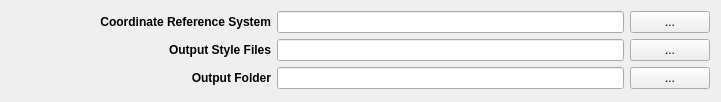
  <widget class="QWidget" name="layoutWidget">
   <property name="geometry">
    <rect>
     <x>20</x>
     <y>390</y>
     <width>721</width>
     <height>102</height>
    </rect>
   </property>
   <layout class="QGridLayout" name="gridLayout" columnstretch="3,4,0">
    <item row="0" column="0">
     <widget class="QLabel" name="label_37">
      <property name="font">
       <font>
        <pointsize>9</pointsize>
       </font>
      </property>
      <property name="toolTip">
       <string>&lt;html&gt;&lt;head/&gt;&lt;body&gt;&lt;p&gt;Spatial coordnate reference system ID (ie. 4326)&lt;/p&gt;&lt;/body&gt;&lt;/html&gt;</string>
      </property>
      <property name="whatsThis">
       <string>&lt;html&gt;&lt;head/&gt;&lt;body&gt;&lt;p&gt;Spatial coordnate reference system ID (ie. 4326)&lt;/p&gt;&lt;/body&gt;&lt;/html&gt;</string>
      </property>
      <property name="text">
       <string>&lt;html&gt;&lt;head/&gt;&lt;body&gt;&lt;p align=&quot;right&quot;&gt;&lt;span style=&quot; font-weight:600;&quot;&gt;Coordinate Reference System&lt;/span&gt;&lt;/p&gt;&lt;/body&gt;&lt;/html&gt;</string>
      </property>
      <property name="wordWrap">
       <bool>true</bool>
      </property>
     </widget>
    </item>
    <item row="0" column="1">
     <widget class="QLineEdit" name="crs">
      <property name="text">
       <string/>
      </property>
      <property name="readOnly">
       <bool>true</bool>
      </property>
     </widget>
    </item>
    <item row="0" column="2">
     <widget class="QPushButton" name="crs_button">
      <property name="text">
       <string>...</string>
      </property>
     </widget>
    </item>
    <item row="1" column="0">
     <widget class="QLabel" name="label_39">
      <property name="minimumSize">
       <size>
        <width>61</width>
        <height>16</height>
       </size>
      </property>
      <property name="font">
       <font>
        <pointsize>9</pointsize>
       </font>
      </property>
      <property name="toolTip">
       <string>&lt;html&gt;&lt;head/&gt;&lt;body&gt;&lt;p&gt;List of QGis Style Files to use for output&lt;/p&gt;&lt;/body&gt;&lt;/html&gt;</string>
      </property>
      <property name="whatsThis">
       <string>&lt;html&gt;&lt;head/&gt;&lt;body&gt;&lt;p&gt;Load custom user-defined style files for the output.&lt;/p&gt;&lt;/body&gt;&lt;/html&gt;</string>
      </property>
      <property name="text">
       <string>&lt;html&gt;&lt;head/&gt;&lt;body&gt;&lt;p align=&quot;right&quot;&gt;&lt;span style=&quot; font-weight:600;&quot;&gt;Output Style Files&lt;/span&gt;&lt;/p&gt;&lt;/body&gt;&lt;/html&gt;</string>
      </property>
     </widget>
    </item>
    <item row="1" column="1">
     <widget class="QLineEdit" name="output_stylefile">
      <property name="text">
       <string/>
      </property>
      <property name="readOnly">
       <bool>true</bool>
      </property>
     </widget>
    </item>
    <item row="1" column="2">
     <widget class="QPushButton" name="select_stylefile_button">
      <property name="text">
       <string>...</string>
      </property>
     </widget>
    </item>
    <item row="2" column="0">
     <widget class="QLabel" name="label_38">
      <property name="font">
       <font>
        <pointsize>9</pointsize>
       </font>
      </property>
      <property name="toolTip">
       <string>&lt;html&gt;&lt;head/&gt;&lt;body&gt;&lt;p&gt;Model output layer.&lt;/p&gt;&lt;/body&gt;&lt;/html&gt;</string>
      </property>
      <property name="whatsThis">
       <string>&lt;html&gt;&lt;head/&gt;&lt;body&gt;&lt;p&gt;Select directory to save output files&lt;/p&gt;&lt;/body&gt;&lt;/html&gt;</string>
      </property>
      <property name="text">
       <string>&lt;html&gt;&lt;head/&gt;&lt;body&gt;&lt;p align=&quot;right&quot;&gt;&lt;span style=&quot; font-weight:600;&quot;&gt;Output Folder&lt;/span&gt;&lt;/p&gt;&lt;/body&gt;&lt;/html&gt;</string>
      </property>
     </widget>
    </item>
    <item row="2" column="1">
     <widget class="QLineEdit" name="output_folder">
      <property name="maximumSize">
       <size>
        <width>401</width>
        <height>16777215</height>
       </size>
      </property>
      <property name="text">
       <string/>
      </property>
      <property name="readOnly">
       <bool>true</bool>
      </property>
     </widget>
    </item>
    <item row="2" column="2">
     <widget class="QPushButton" name="output_pushButton">
      <property name="text">
       <string>...</string>
      </property>
     </widget>
    </item>
   </layout>
  </widget>
